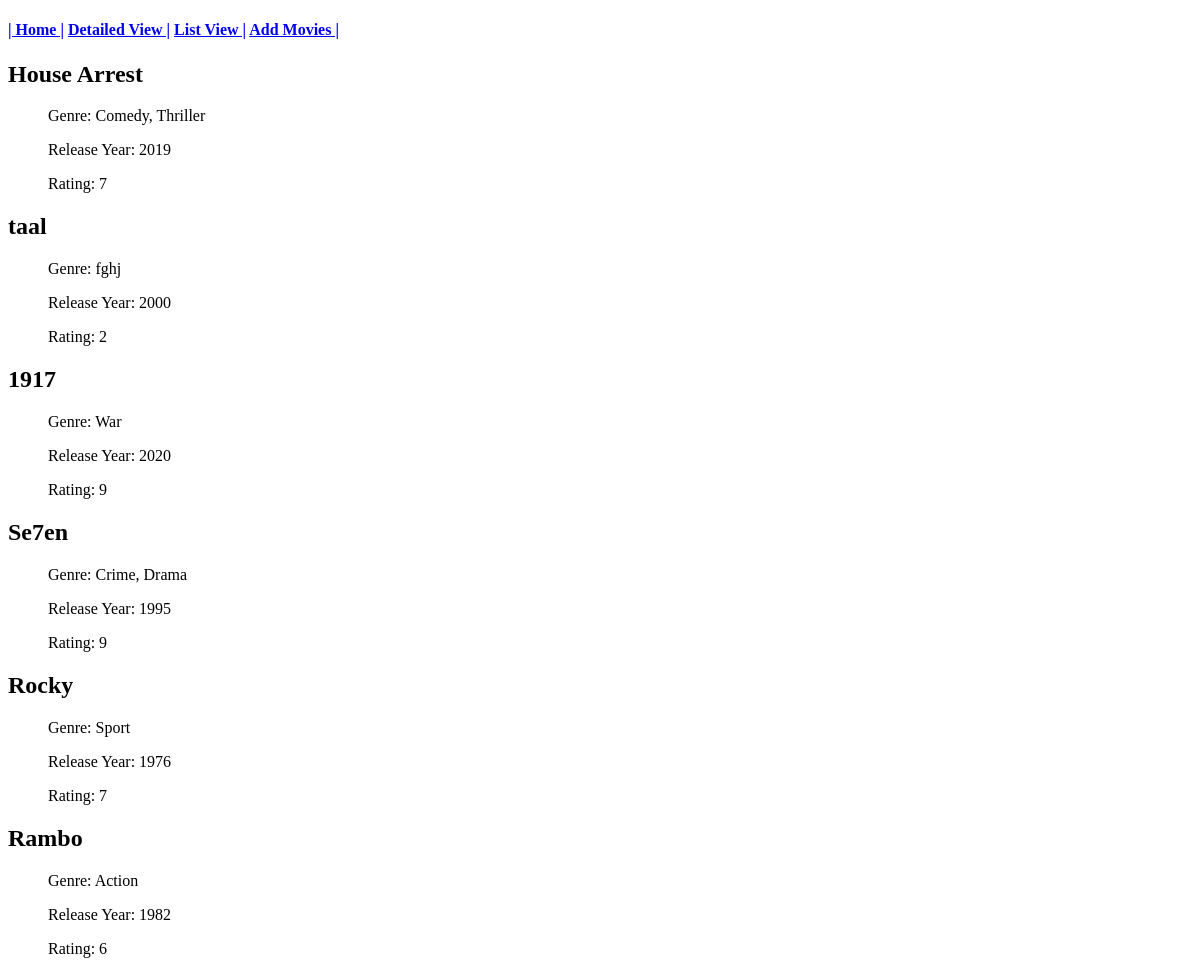
Page /movie/detail/ on the earlier database version.
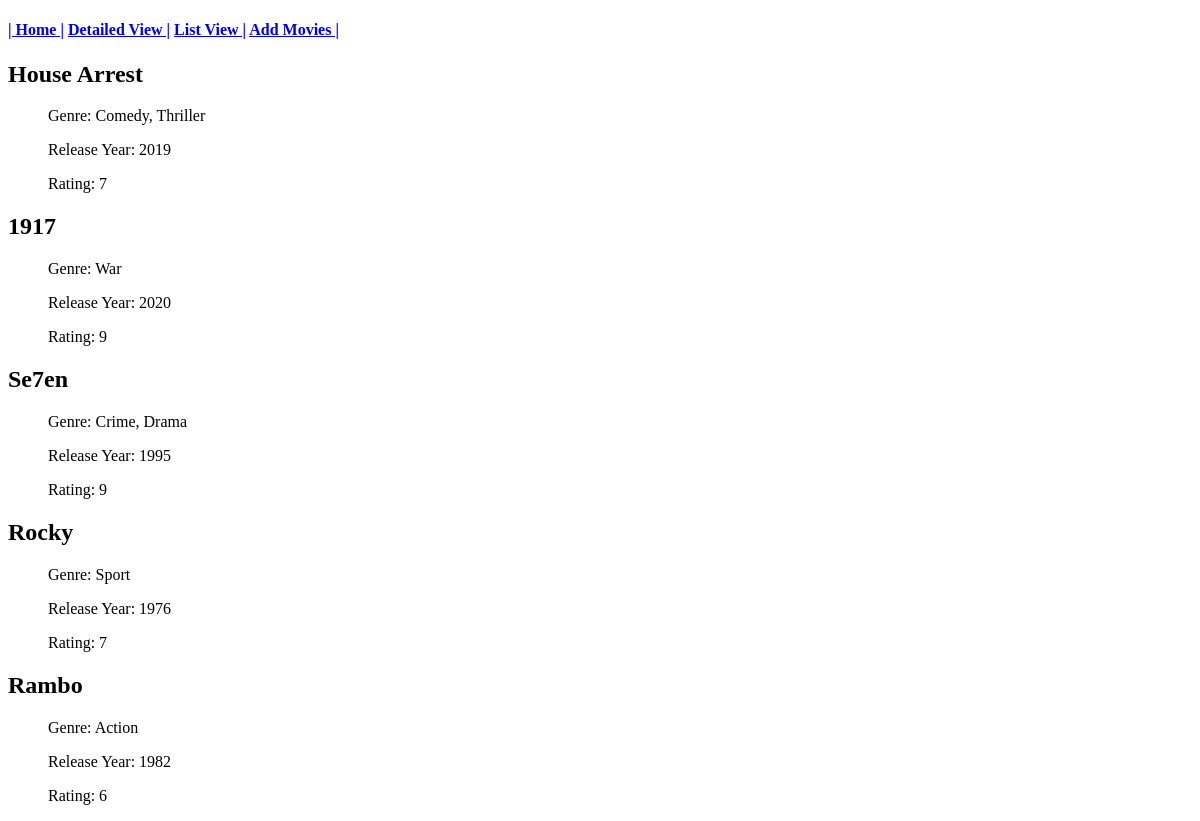
Same page on the later database version.
### movie/models.py (models this page shows, shortened)
class Movie(models.Model):
    title = models.CharField(max_length=150, unique=True)
    genre = models.CharField(max_length=75, )
    release = models.CharField(max_length=4, help_text='Enter the initial release year')
    rating = models.CharField(max_length=1,help_text="Enter a value from 1 to 10")

### movie/views.py (the view)
# urls.py: path('detail/', movie_detail_view, name='movie-detail'),
def movie_detail_view(request):
    movie = Movie.objects.all()
    context = {
        'movie': movie
    }
    return render(request, 'movie/movie_detail.html', context)

### templates/movie/movie_detail.html
{% extends 'movie/movie_base.html' %}
{% block content %}
    {% for m in movie %}
        <h2>{{ m.title }}</h2>
            <ul>Genre:        {{ m.genre }}</ul>
            <ul>Release Year: {{ m.release}}</ul>
            <ul>Rating:       {{ m.rating }}</ul>
    {% endfor %}
{% endblock content %}

Differences in the rows shown:
removed Movie: title "taal", genre "fghj", release "2000", rating "2"
